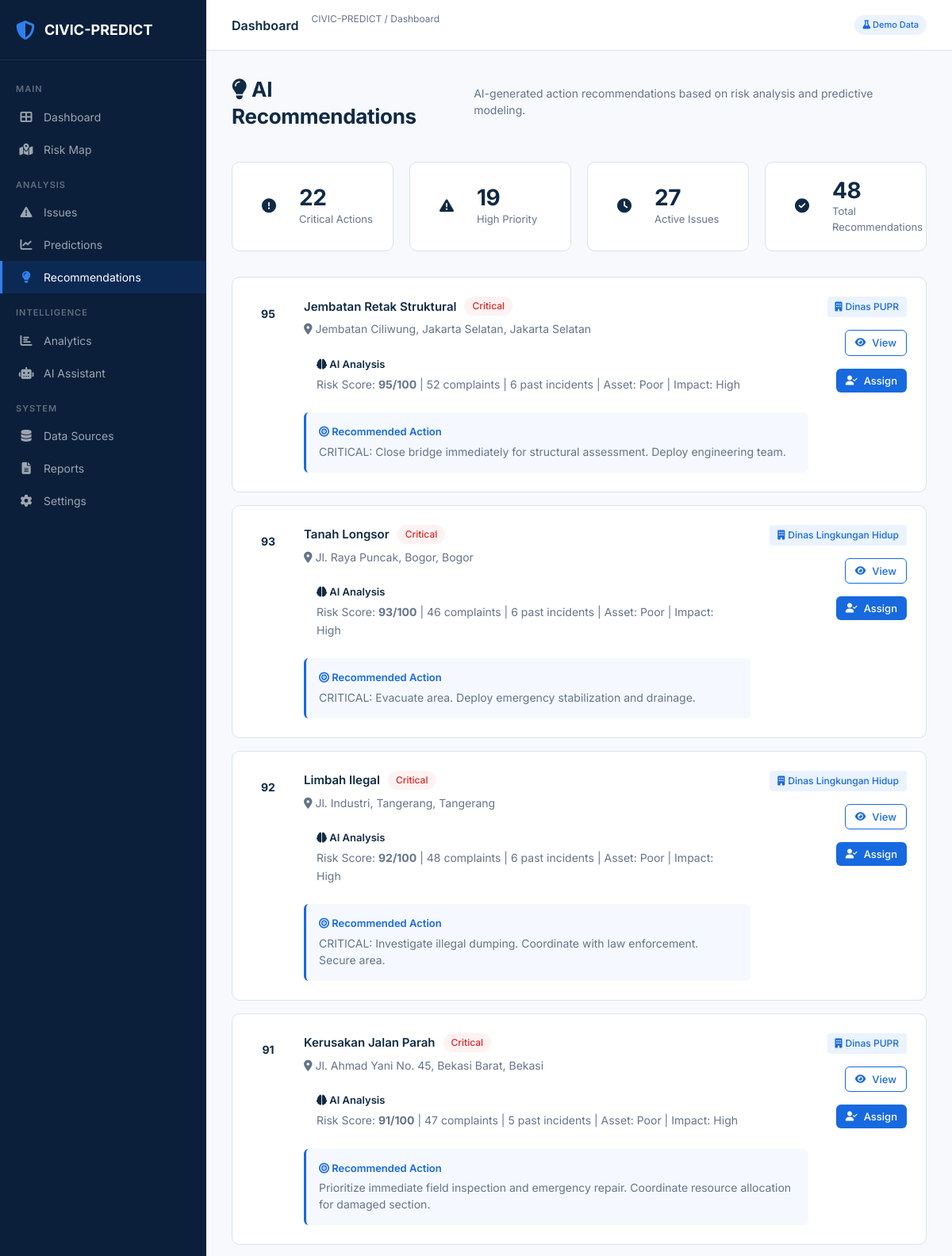
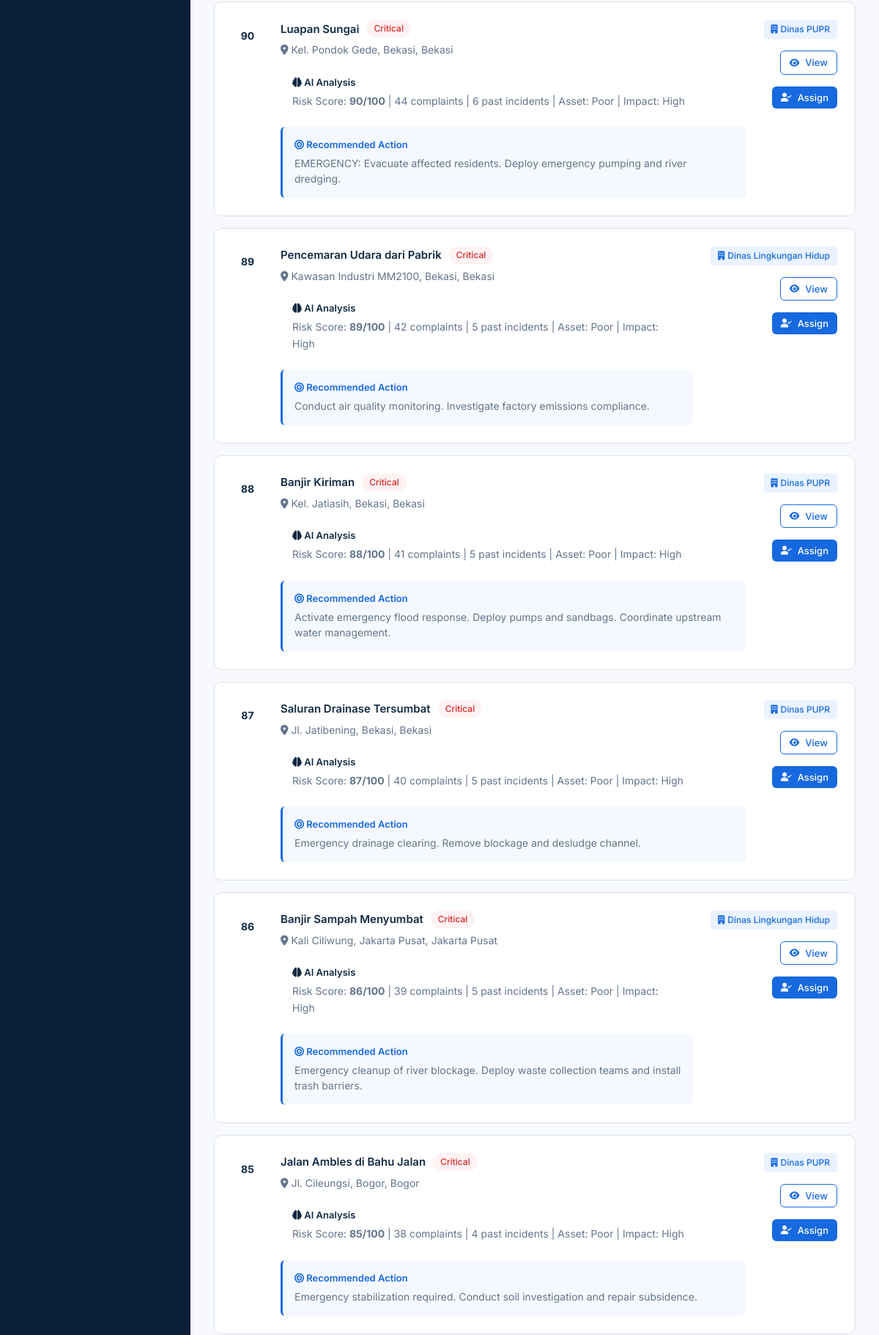
The page /recommendations (signed in, upper part) on the database its author committed (2 pictures, top to bottom).
### tables this page shows
CREATE TABLE issues (
        id INTEGER PRIMARY KEY AUTOINCREMENT,
        title TEXT NOT NULL,
        category TEXT NOT NULL,
        location_name TEXT NOT NULL,
        city TEXT NOT NULL,
        lat REAL NOT NULL,
        lng REAL NOT NULL,
        department TEXT NOT NULL,
        risk_score INTEGER NOT NULL,
        severity TEXT NOT NULL,
        status TEXT NOT NULL DEFAULT 'Active',
        reported_date TEXT NOT NULL,
        description TEXT,
        predicted_trend TEXT,
        recommendation TEXT,
        complaint_count INTEGER DEFAULT 1,
        historical_incidents INTEGER DEFAULT 0,
        asset_condition TEXT DEFAULT 'Unknown',
        public_impact TEXT DEFAULT 'Medium',
        created_at TIMESTAMP DEFAULT CURRENT_TIMESTAMP
    );

### app.py (the view)
@app.route('/recommendations')
@login_required
def recommendations():
    db = get_db()
    issues = db.execute(
        "SELECT * FROM issues WHERE status != 'Resolved' ORDER BY risk_score DESC"
    ).fetchall()
    db.close()
    return render_template('recommendations.html', recommendations=issues)

### app.py (called while the page is built)
@app.context_processor
def inject_globals():
    from datetime import datetime
    hour = datetime.now().hour
    if hour < 12:
        greeting = 'morning'
    elif hour < 17:
        greeting = 'afternoon'
    else:
        greeting = 'evening'
    return dict(greeting=greeting, current_year=datetime.now().year)

def get_db():
    conn = sqlite3.connect(config.DATABASE)
    conn.row_factory = sqlite3.Row
    return conn

def login_required(f):
    @wraps(f)
    def decorated(*args, **kwargs):
        if 'user_id' not in session:
            return redirect(url_for('login'))
        return f(*args, **kwargs)
    return decorated

### templates/recommendations.html (shortened to what this page needs)
{% extends "base.html" %}
{% block content %}
<div class="page-header">
    <div class="top-bar-left">
        <h1 class="page-title-sm"><i class="fas fa-lightbulb"></i> AI Recommendations</h1>
        <p class="page-subtitle">AI-generated action recommendations based on risk analysis and predictive modeling.</p>
    </div>
</div>
<div class="kpi-grid">
    <div class="kpi-card" style="--kpi-color: var(--severity-critical);">
        <div class="kpi-icon" style="background: var(--severity-critical-bg); color: var(--severity-critical);"><i class="fas fa-exclamation-circle"></i></div>
        <div class="kpi-data">
            <div class="kpi-value">{{ recommendations|selectattr('severity', 'equalto', 'Critical')|list|length }}</div>
            <div class="kpi-label">Critical Actions</div>
        </div>
    </div>
    <div class="kpi-card" style="--kpi-color: var(--severity-high);">
        <div class="kpi-icon" style="background: var(--severity-high-bg); color: var(--severity-high);"><i class="fas fa-exclamation-triangle"></i></div>
        <div class="kpi-data">
            <div class="kpi-value">{{ recommendations|selectattr('severity', 'equalto', 'High')|list|length }}</div>
            <div class="kpi-label">High Priority</div>
        </div>
    </div>
    <div class="kpi-card" style="--kpi-color: var(--status-active);">
        <div class="kpi-icon" style="background: var(--status-active-bg); color: var(--status-active);"><i class="fas fa-clock"></i></div>
        <div class="kpi-data">
            <div class="kpi-value">{{ recommendations|selectattr('status', 'equalto', 'Active')|list|length }}</div>
            <div class="kpi-label">Active Issues</div>
        </div>
    </div>
    <div class="kpi-card" style="--kpi-color: var(--severity-low);">
        <div class="kpi-icon" style="background: var(--severity-low-bg); color: var(--severity-low);"><i class="fas fa-check-circle"></i></div>
        <div class="kpi-data">
            <div class="kpi-value">{{ recommendations|length }}</div>
            <div class="kpi-label">Total Recommendations</div>
        </div>
    </div>
</div>
<div class="rec-list">
    {% for issue in recommendations %}
    <div class="rec-card">
        <div class="rec-card-layout">
            <div class="rec-score-col">
                <div class="risk-score risk-score.{{ issue.severity|lower }}">
                    {{ issue.risk_score }}
                </div>
            </div>
            <div class="rec-main">
                <div style="display: flex; align-items: center; gap: 10px; margin-bottom: 6px;">
                    <h5 style="margin: 0;">{{ issue.title }}</h5>
                    <span class="badge badge-{{ issue.severity|lower }}">{{ issue.severity }}</span>
                </div>
                <p style="color: var(--text-secondary); font-size: 0.875rem; margin-bottom: 12px;">
                    <i class="fas fa-map-marker-alt"></i> {{ issue.location_name }}, {{ issue.city }}
                </p>
                <div style="background: var(--color-primary-bg); border-radius: var(--border-radius); padding: 12px 16px; margin-bottom: 12px;">
                    <h6 style="margin: 0 0 6px 0; color: var(--color-primary); font-size: 0.8125rem;">
                        <i class="fas fa-brain"></i> AI Analysis
                    </h6>
                    <p style="margin: 0; font-size: 0.875rem; color: var(--text-secondary);">
                        Risk Score: <strong>{{ issue.risk_score }}/100</strong> |
                        {{ issue.complaint_count }} complaints |
                        {{ issue.historical_incidents }} past incidents |
                        Asset: {{ issue.asset_condition }} |
                        Impact: {{ issue.public_impact }}
                    </p>
                </div>
                <div class="rec-action-box">
                    <h6 style="margin: 0 0 6px 0; font-size: 0.8125rem;">
                        <i class="fas fa-bullseye" style="color: var(--severity-low);"></i> Recommended Action
                    </h6>
                    <p style="margin: 0; font-size: 0.875rem;">{{ issue.recommendation }}</p>
                </div>
            </div>
            <div class="rec-actions-col">
                <div class="rec-dept-tag">
                    <i class="fas fa-building"></i>
                    <span>{{ issue.department }}</span>
                </div>
                <a href="{{ url_for('issue_detail', issue_id=issue.id) }}" class="btn btn-outline btn-sm" style="margin-top: 8px;">
                    <i class="fas fa-eye"></i> View
                </a>
                <button class="btn btn-primary btn-sm" style="margin-top: 8px;" onclick="showToast('Department assigned to {{ issue.department }}')">
                    <i class="fas fa-user-check"></i> Assign
                </button>
            </div>
        </div>
    </div>
    {% endfor %}
</div>
{% endblock %}

### rows shown on the page
issues: risk_score "95", title "Jembatan Retak Struktural", severity "Critical", location_name "Jembatan Ciliwung, Jakarta Selatan", city "Jakarta Selatan", complaint_count "52", historical_incidents "6", asset_condition "Poor", public_impact "High", recommendation "CRITICAL: Close bridge immediately for structural assessment. Deploy engineering team.", department "Dinas PUPR"
issues: risk_score "93", title "Tanah Longsor", severity "Critical", location_name "Jl. Raya Puncak, Bogor", city "Bogor", complaint_count "46", historical_incidents "6", asset_condition "Poor", public_impact "High", recommendation "CRITICAL: Evacuate area. Deploy emergency stabilization and drainage.", department "Dinas Lingkungan Hidup"
issues: risk_score "92", title "Limbah Ilegal", severity "Critical", location_name "Jl. Industri, Tangerang", city "Tangerang", complaint_count "48", historical_incidents "6", asset_condition "Poor", public_impact "High", recommendation "CRITICAL: Investigate illegal dumping. Coordinate with law enforcement. Secure area.", department "Dinas Lingkungan Hidup"
issues: risk_score "91", title "Kerusakan Jalan Parah", severity "Critical", location_name "Jl. Ahmad Yani No. 45, Bekasi Barat", city "Bekasi", complaint_count "47", historical_incidents "5", asset_condition "Poor", public_impact "High", recommendation "Prioritize immediate field inspection and emergency repair. Coordinate resource allocation for damaged section.", department "Dinas PUPR"
issues: risk_score "90", title "Luapan Sungai", severity "Critical", location_name "Kel. Pondok Gede, Bekasi", city "Bekasi", complaint_count "44", historical_incidents "6", asset_condition "Poor", public_impact "High", recommendation "EMERGENCY: Evacuate affected residents. Deploy emergency pumping and river dredging.", department "Dinas PUPR"
issues: risk_score "89", title "Pencemaran Udara dari Pabrik", severity "Critical", location_name "Kawasan Industri MM2100, Bekasi", city "Bekasi", complaint_count "42", historical_incidents "5", asset_condition "Poor", public_impact "High", recommendation "Conduct air quality monitoring. Investigate factory emissions compliance.", department "Dinas Lingkungan Hidup"
issues: risk_score "88", title "Banjir Kiriman", severity "Critical", location_name "Kel. Jatiasih, Bekasi", city "Bekasi", complaint_count "41", historical_incidents "5", asset_condition "Poor", public_impact "High", recommendation "Activate emergency flood response. Deploy pumps and sandbags. Coordinate upstream water management.", department "Dinas PUPR"
issues: risk_score "87", title "Saluran Drainase Tersumbat", severity "Critical", location_name "Jl. Jatibening, Bekasi", city "Bekasi", complaint_count "40", historical_incidents "5", asset_condition "Poor", public_impact "High", recommendation "Emergency drainage clearing. Remove blockage and desludge channel.", department "Dinas PUPR"
issues: risk_score "86", title "Banjir Sampah Menyumbat", severity "Critical", location_name "Kali Ciliwung, Jakarta Pusat", city "Jakarta Pusat", complaint_count "39", historical_incidents "5", asset_condition "Poor", public_impact "High", recommendation "Emergency cleanup of river blockage. Deploy waste collection teams and install trash barriers.", department "Dinas Lingkungan Hidup"
issues: risk_score "85", title "Jalan Ambles di Bahu Jalan", severity "Critical", location_name "Jl. Cileungsi, Bogor", city "Bogor", complaint_count "38", historical_incidents "4", asset_condition "Poor", public_impact "High", recommendation "Emergency stabilization required. Conduct soil investigation and repair subsidence.", department "Dinas PUPR"

### other values the page prints
{{ recommendations|selectattr('severity', 'equalto', 'High')|list|length }} "19"
{{ recommendations|selectattr('status', 'equalto', 'Active')|list|length }} "27"
{{ recommendations|length }} "48"
